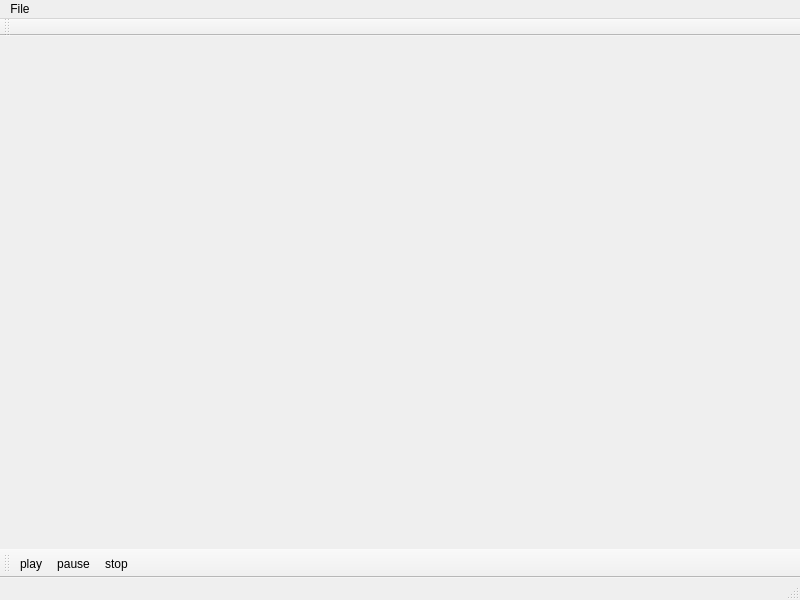
<?xml version="1.0" encoding="UTF-8"?>
<ui version="4.0">
 <class>MainWindow</class>
 <widget class="QMainWindow" name="MainWindow">
  <property name="geometry">
   <rect>
    <x>0</x>
    <y>0</y>
    <width>800</width>
    <height>600</height>
   </rect>
  </property>
  <property name="windowTitle">
   <string>MainWindow</string>
  </property>
  <widget class="QWidget" name="centralwidget"/>
  <widget class="QMenuBar" name="menubar">
   <property name="geometry">
    <rect>
     <x>0</x>
     <y>0</y>
     <width>800</width>
     <height>22</height>
    </rect>
   </property>
   <widget class="QMenu" name="menuFile">
    <property name="title">
     <string>File</string>
    </property>
    <addaction name="actionOpen"/>
   </widget>
   <addaction name="menuFile"/>
  </widget>
  <widget class="QStatusBar" name="statusbar"/>
  <widget class="QToolBar" name="toolBar">
   <property name="windowTitle">
    <string>toolBar</string>
   </property>
   <attribute name="toolBarArea">
    <enum>BottomToolBarArea</enum>
   </attribute>
   <attribute name="toolBarBreak">
    <bool>false</bool>
   </attribute>
   <addaction name="actionplay"/>
   <addaction name="actionpause"/>
   <addaction name="actionstop"/>
  </widget>
  <widget class="QToolBar" name="toolBar_2">
   <property name="windowTitle">
    <string>toolBar_2</string>
   </property>
   <attribute name="toolBarArea">
    <enum>TopToolBarArea</enum>
   </attribute>
   <attribute name="toolBarBreak">
    <bool>false</bool>
   </attribute>
  </widget>
  <action name="actionplay">
   <property name="text">
    <string>play</string>
   </property>
  </action>
  <action name="actionpause">
   <property name="text">
    <string>pause</string>
   </property>
  </action>
  <action name="actionstop">
   <property name="text">
    <string>stop</string>
   </property>
  </action>
  <action name="actionopen">
   <property name="text">
    <string>open</string>
   </property>
  </action>
  <action name="actionOpen">
   <property name="text">
    <string>Open</string>
   </property>
  </action>
 </widget>
 <resources/>
 <connections/>
</ui>
